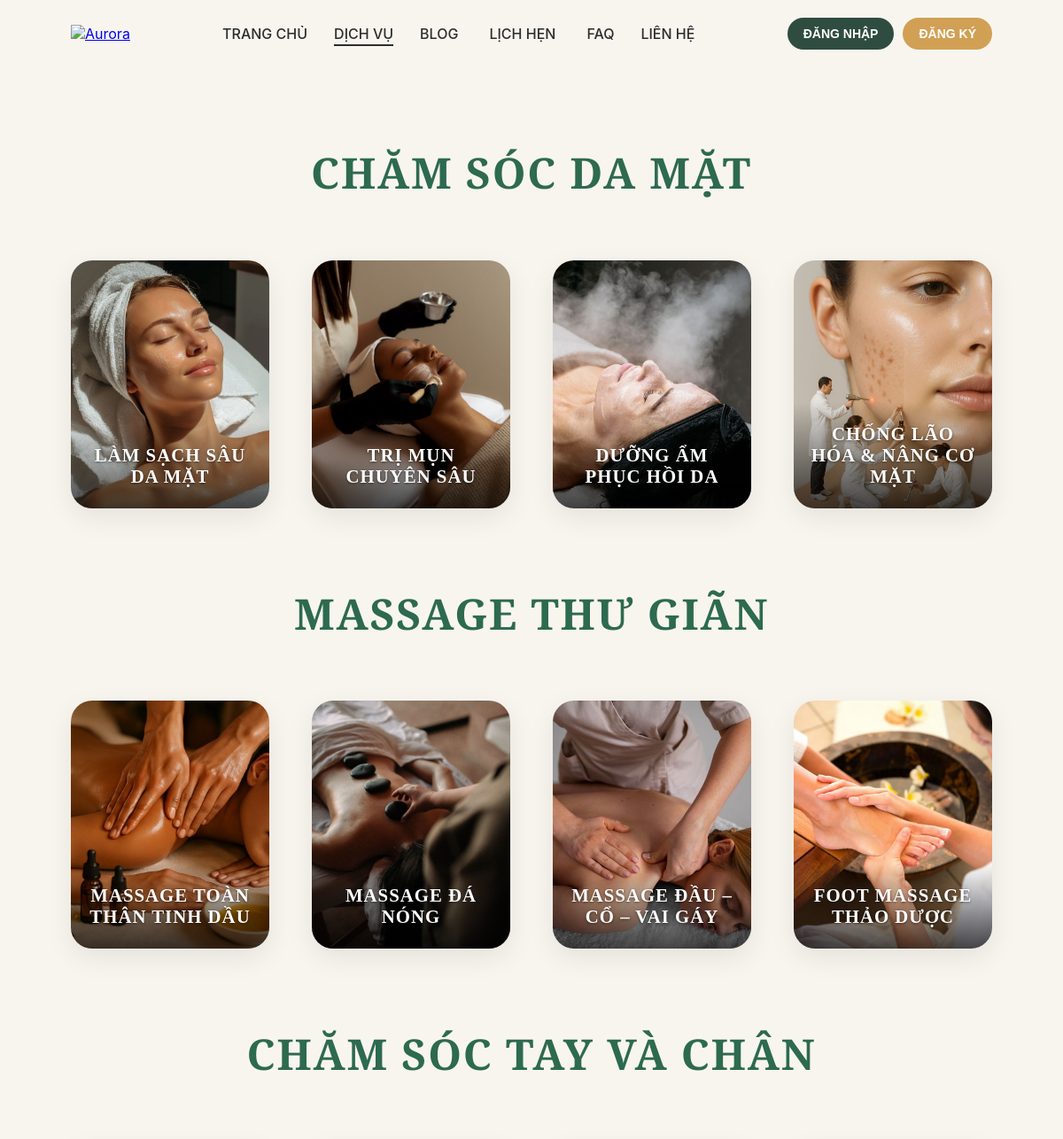
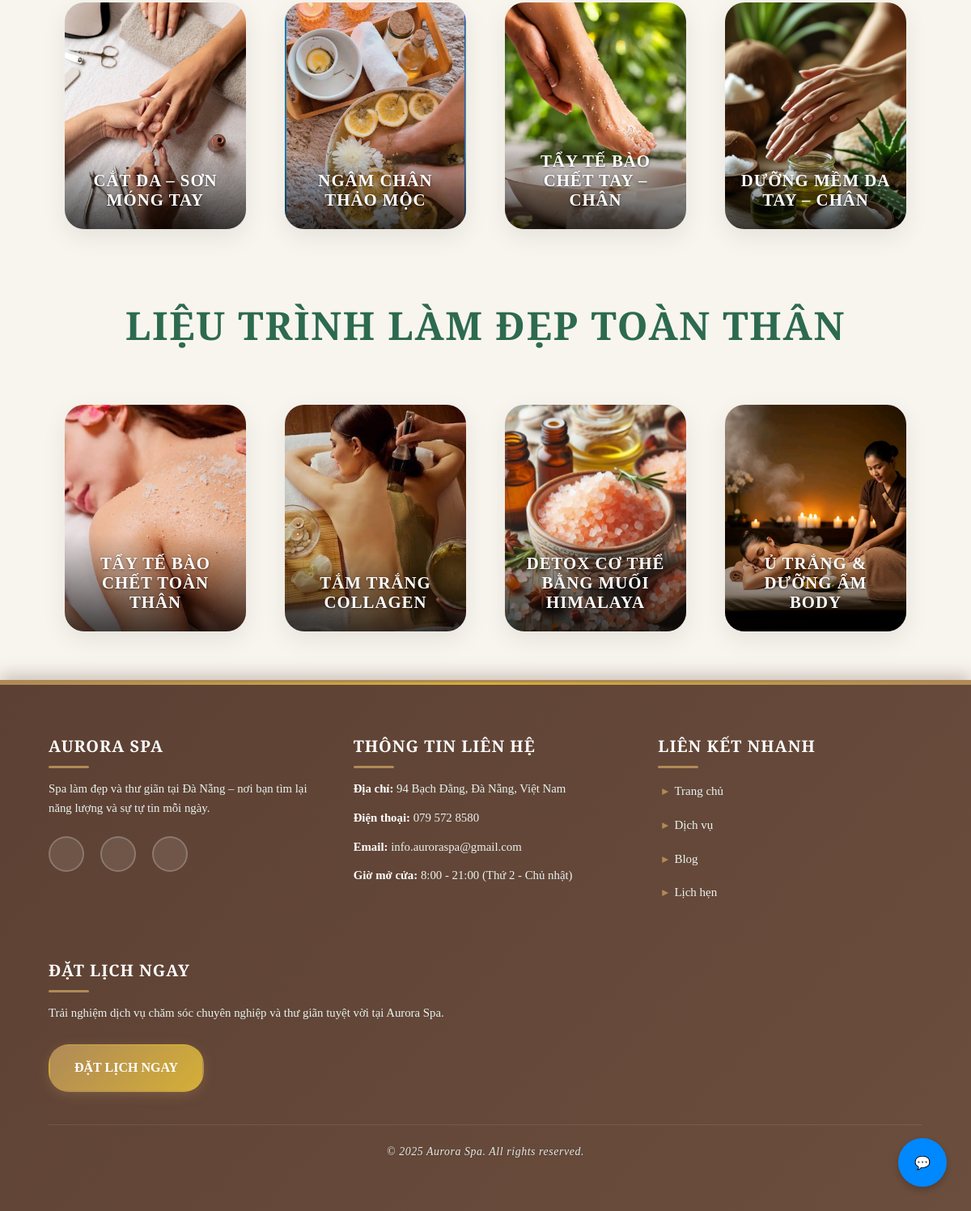
Screenshot of /dichvu/ with the database file from the repository (2 pictures, top to bottom).
### aurora/models.py (models this page shows, shortened)
class DanhMucDichVu(models.Model):
    MaDanhMuc = models.CharField(
        max_length=5,
        primary_key=True,
        validators=[MinLengthValidator(5)],
        help_text="Mã định danh duy nhất cho từng danh mục dịch vụ Spa (VD: DM001, DM002, ...)"
    )
    TenDanhMuc = models.CharField(
        max_length=200,
        null=False,
        help_text="Tên danh mục dịch vụ (VD: 'Chăm sóc da mặt', 'Massage thư giãn')"
    )
    MoTa = models.TextField(
        null=True,
        blank=True,
        help_text="Mô tả chi tiết về nhóm dịch vụ (VD: các loại liệu trình trong danh mục)"
    )
    class Meta:
        db_table = 'DanhMucDichVu'
        verbose_name = 'Danh Mục Dịch Vụ'
        verbose_name_plural = 'Danh Mục Dịch Vụ'

class DichVu(models.Model):
    MaDichVu = models.CharField(
        max_length=5,
        primary_key=True,
        validators=[MinLengthValidator(5)],
        help_text="Mã định danh duy nhất cho từng dịch vụ (VD: DV001, DV002, ...)"
    )
    MaDanhMuc = models.ForeignKey(
        DanhMucDichVu,
        on_delete=models.CASCADE,
        db_column='MaDanhMuc',
        help_text="Khóa ngoại liên kết đến bảng DanhMucDichVu (MaDanhMuc)"
    )
    TenDichVu = models.CharField(
        max_length=200,
        null=False,
        help_text="Tên dịch vụ Spa (VD: 'Massage đá nóng', 'Trị mụn chuyên sâu')"
    )
    GiaTien = models.DecimalField(
        max_digits=12,
        decimal_places=0,
        help_text="Giá tiền dịch vụ (VNĐ)",
        default=0
    )
    MoTa = RichTextField()
    TrangThaiHienThi = models.BooleanField(
        default=True,
        help_text="Trạng thái hiển thị dịch vụ (1 = đang kinh doanh, 0 = tạm ẩn)"
    )
    HinhAnh = models.ImageField(upload_to='dichvu/', blank=True, null=True)
    class Meta:
        db_table = 'DichVu'
        verbose_name = 'Dịch Vụ'
        verbose_name_plural = 'Dịch Vụ'

### aurora/views.py (the view)
# urls.py: path('dichvu/', dichvu_view, name='dichvu'),
def dichvu_view(request, madanhmuc=None):
    danhmuc = DanhMucDichVu.objects.all()
    data = []
    for dm in danhmuc:
        dichvu = DichVu.objects.filter(MaDanhMuc=dm, TrangThaiHienThi=True)
        data.append({
            'danhmuc': dm,
            'dichvu': dichvu
        })
    return render(request, 'pages/dichvu.html', {'data': data})

### aurora/templates/pages/dichvu.html (shortened to what this page needs)
{% extends 'base.html' %}
{% load static %}
{% block content %}
<div class="page-wrapper">
    {% for item in data %}
        <h1 class="section-title">{{ item.danhmuc.TenDanhMuc|upper }}</h1>
        <div class="service-grid">
            {% for dichvu in item.dichvu %}
                <a href="{% url 'chitietdichvu' dichvu.MaDanhMuc.MaDanhMuc dichvu.MaDichVu %}">
                    <div class="service-card">
                        <div class="service-image">
                            {% if dichvu.HinhAnh %}
                                <img src="{{ dichvu.HinhAnh.url }}" alt="{{ dichvu.TenDichVu }}">
                            {% else %}
                                <img src="{% static 'images/dichvu-placeholder.jpg' %}" alt="{{ dichvu.TenDichVu }}">
                            {% endif %}
                            <div class="service-overlay">
                                <h3 class="service-name">{{ dichvu.TenDichVu }}</h3>
                            </div>
                        </div>
                    </div>
                </a>
            {% empty %}
                <p class="text-center text-muted py-3" style="grid-column: 1 / -1;">
                    Chưa có dịch vụ trong danh mục này.
                </p>
            {% endfor %}
        </div>
    {% endfor %}
</div>
{% endblock %}

### aurora/templates/base.html (style rules this page uses)
* { margin:0; padding:0; box-sizing:border-box; }

### aurora/templates/pages/dichvu.html (style rules this page uses)
body { background-color: #f8f5ef !important; margin: 0; padding: 0; }
.page-wrapper { background-color: #f8f5ef; min-height: 100vh; padding-bottom: 60px; }
.section-title { font-family: 'Playfair Display', serif; font-size: 3.0rem; font-weight: 700; color: #2d6a4f; text-align: center; margin: 90px 0 70px; letter-spacing: 1.8px; line-height: 1.2; text-transform: uppercase; }
.service-grid { display: grid; grid-template-columns: repeat(4, 1fr); gap: 3rem; padding: 0 80px; max-width: 1600px; margin: 0 auto; }
.service-card { position: relative; background: white; border-radius: 24px; overflow: hidden; box-shadow: 0 10px 30px rgba(0, 0, 0, 0.08); transition: all 0.4s ease; height: 100%; cursor: pointer; }
.service-image { height: 280px; overflow: hidden; position: relative; }
.service-image img { width: 100%; height: 100%; object-fit: cover; transition: transform 0.5s ease; }
.service-overlay { position: absolute; bottom: 0; left: 0; right: 0; padding: 1.5rem 1rem; background: linear-gradient(to top, rgba(0,0,0,0.7), transparent); text-align: center; transition: all 0.3s ease; }
.service-name { color: white; font-weight: 600; font-size: 1.3rem; margin: 0; text-shadow: 0 1px 3px rgba(0,0,0,0.5); text-transform: uppercase; letter-spacing: 1px; }

### rows the page displays
DanhMucDichVu: danhmuc.TenDanhMuc "CHĂM SÓC DA MẶT"
DichVu: HinhAnh (picture), TenDichVu "LÀM SẠCH SÂU DA MẶT"
DichVu: HinhAnh (picture), TenDichVu "TRỊ MỤN CHUYÊN SÂU"
DichVu: HinhAnh (picture), TenDichVu "DƯỠNG ẨM PHỤC HỒI DA"
DichVu: HinhAnh (picture), TenDichVu "CHỐNG LÃO HÓA & NÂNG CƠ MẶT"
DanhMucDichVu: danhmuc.TenDanhMuc "MASSAGE THƯ GIÃN"
DichVu: HinhAnh (picture), TenDichVu "MASSAGE TOÀN THÂN TINH DẦU"
DichVu: HinhAnh (picture), TenDichVu "MASSAGE ĐÁ NÓNG"
DichVu: HinhAnh (picture), TenDichVu "MASSAGE ĐẦU – CỔ – VAI GÁY"
DichVu: HinhAnh (picture), TenDichVu "FOOT MASSAGE THẢO DƯỢC"
DanhMucDichVu: danhmuc.TenDanhMuc "CHĂM SÓC TAY VÀ CHÂN"
DichVu: HinhAnh (picture), TenDichVu "CẮT DA – SƠN MÓNG TAY"
DichVu: HinhAnh (picture), TenDichVu "NGÂM CHÂN THẢO MỘC"
DichVu: HinhAnh (picture), TenDichVu "TẨY TẾ BÀO CHẾT TAY – CHÂN"
DichVu: HinhAnh (picture), TenDichVu "DƯỠNG MỀM DA TAY – CHÂN"
DanhMucDichVu: danhmuc.TenDanhMuc "LIỆU TRÌNH LÀM ĐẸP TOÀN THÂN"
DichVu: HinhAnh (picture), TenDichVu "TẨY TẾ BÀO CHẾT TOÀN THÂN"
DichVu: HinhAnh (picture), TenDichVu "TẮM TRẮNG COLLAGEN"
DichVu: HinhAnh (picture), TenDichVu "DETOX CƠ THỂ BẰNG MUỐI HIMALAYA"
DichVu: HinhAnh (picture), TenDichVu "Ủ TRẮNG & DƯỠNG ẨM BODY"
